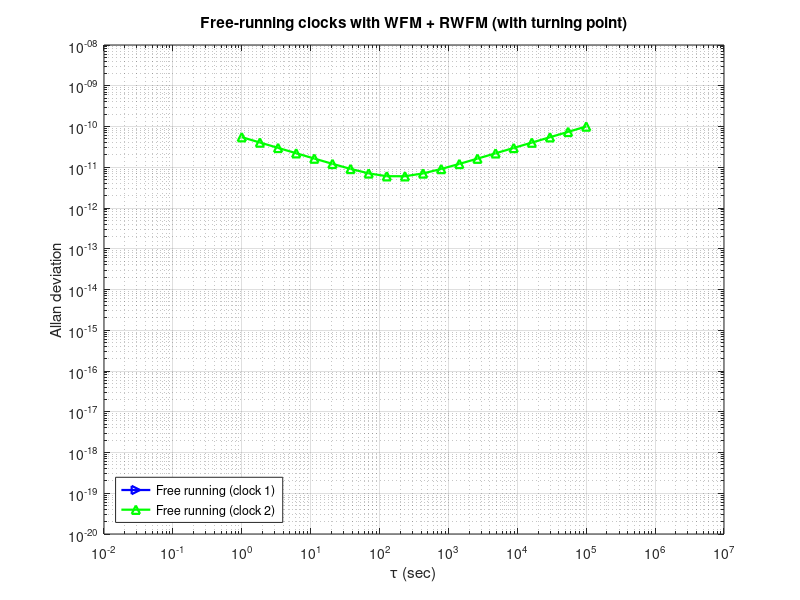

MATLAB code to generate this figure:
%% Free-running clocks with both WFM and RWFM (have a turn-up)

clear; clc; close all;

tau = logspace(0,5,20);   % 1 ~ 1e5 s

% 下面这两组 q1,q2 是示例，用来产生“先降后升”的形状
% 根据原文图微调这两个值
% q1_c1 = 1e-22;   % Clock 1: WFM 强度
% q2_c1 = 1.44e-26;   % Clock 1: RWFM 强度


%参考论文Performance Analysis of Kalman-Filter-Based Clock 
% Synchronization in IEEE 1588 Networks  结尾有图

q1_c1     = 1.0e-12;              % clock WFM  (sigma_theta)^2
q2_c1     = 1.2e-13;              % clock RWFM (sigma_gama)^2

q1_c2 = 3e-21;   % Clock 2
q2_c2 = 3e-25;


allan1 = sqrt(q1_c1 ./ tau + q2_c1 .* tau / 3);


allan2 = sqrt(q1_c2 ./ tau + q2_c2 .* tau / 3);

figure;
loglog(tau, allan1, 'b>-', 'LineWidth', 1.6, 'MarkerSize', 6); hold on;
loglog(tau, allan2, 'g^-', 'LineWidth', 1.6, 'MarkerSize', 6);

grid on; grid minor;
xlabel('\tau (sec)');
ylabel('Allan deviation');
legend('Free running (clock 1)','Free running (clock 2)','Location','SouthWest');
title('Free-running clocks with WFM + RWFM (with turning point)');
%限制x,y轴的范围
xlim([1e-2,1e7]);
ylim([1e-20,1e-8]);    
